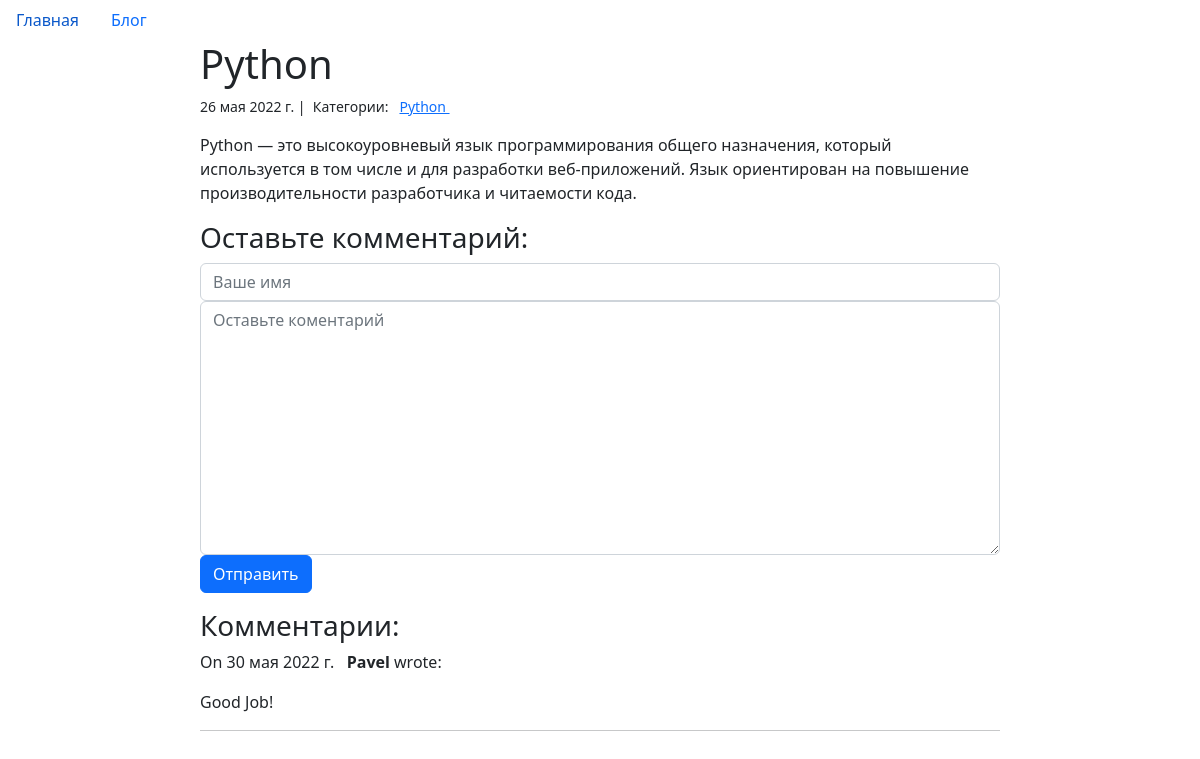
The app's page /blog/2/ with its own data.
### blog/models.py (models this page shows)
class Post(models.Model):
    title = models.CharField(max_length=255)
    body = models.TextField()
    created_on = models.DateTimeField(auto_now_add=True)
    last_modified = models.DateTimeField(auto_now=True)
    categories = models.ManyToManyField('Category',related_name='posts')

class Category(models.Model):
    name = models.CharField(max_length=20)

class Comment(models.Model):
    author = models.CharField(max_length=60)
    body = models.TextField()
    created_on = models.DateTimeField(auto_now_add=True)
    post = models.ForeignKey('Post',on_delete=models.CASCADE)

### blog/views.py (the view, shortened to what this page needs)
# urls.py: path("<int:pk>/", views.blog_detail, name="blog_detail"),
def blog_detail(request,pk):
    post = Post.objects.get(pk=pk)
    form = CommentForm()
    comments = Comment.objects.filter(post=post)
    context = {
        "post":post,
        "comments": comments,
        "form":form,
    }
    return render (request,"blog_detail.html",context)

### blog/forms.py
class CommentForm(forms.Form):
    author = forms.CharField(
        max_length=60,
        widget=forms.TextInput(attrs={
            "class": "form-control",
            "placeholder": "Ваше имя"
        })
    )
    body = forms.CharField(widget=forms.Textarea(
        attrs={
            "class":"form-control",
            "placeholder":"Оставьте коментарий"
        })
    )

### blog/templates/blog_detail.html (shortened to what this page needs)
{% extends 'base.html' %}
{% block page_content %}
<div class="col-md-8 offset-md-2">
    <h1>{{post.title}}</h1>
    <small>
        {{ post.created_on.date}} |&nbsp;
        Категории: &nbsp;
        {% for category in post.categories.all %}
        <a href="{%url 'blog_category' category.name %}">
            {{ category.name}}
        </a> &nbsp;
        {% endfor%}
    </small>
    <p> {{ post.body | linebreaks }} </p>
    <h3> Оставьте комментарий:</h3>
    <form action="/blog/{{ post.pk}}/" method="post">
        <div class="form-group">
            {{ form.author }}
        </div>
        <div class="form-group">
            {{ form.body }}
        </div>
        <button type="submit" class="btn btn-primary">Отправить</button>
    </form>
    <h3>Комментарии:</h3>
    {% for comment in comments %}
    <p>
        On {{ comment.created_on.date}} &nbsp;
        <b>{{comment.author }}</b> wrote:
    </p>
    <p>{{ comment.body}}</p>
    <hr>
    {% endfor %}
</div>
{% endblock %}

### records on screen
Post: title "Python", created_on "26 мая 2022 г.", body "Python — это высокоуровневый язык программирования общего назначения, который используется в том числе и для разработки веб-приложений. Язык ориентирован на повышение производительности разработчика и читаемости кода."
Category: name "Python"
Comment: created_on "30 мая 2022 г.", author "Pavel", body "Good Job!"
